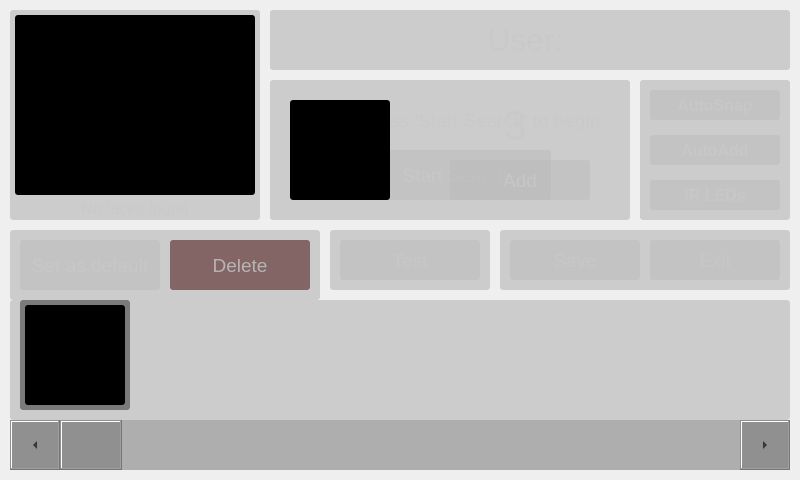
<?xml version="1.0" encoding="UTF-8"?>
<ui version="4.0">
 <class>TrainingWindow</class>
 <widget class="QMainWindow" name="TrainingWindow">
  <property name="geometry">
   <rect>
    <x>0</x>
    <y>0</y>
    <width>800</width>
    <height>480</height>
   </rect>
  </property>
  <property name="windowTitle">
   <string>MainWindow</string>
  </property>
  <property name="windowIcon">
   <iconset resource="../resources.qrc">
    <normaloff>:/images/Logo.png</normaloff>:/images/Logo.png</iconset>
  </property>
  <property name="styleSheet">
   <string notr="true">#centralwidget, QDialog
{
    background-image: url(:/images/Background1.png);
}

QPushButton
{
    color:rgb(200,200,200,200);
    background-color:rgb(180,180,180,100);
    border-radius:3;
}

QPushButton:checked
{
    color:rgb(200,200,200,200);
    background-color:rgb(140,140,200,100);
    border-radius:3;
}

QLabel
{
    color:rgb(200,200,200,200);
    background-color:rgb(150,150,150, 100);
    border-radius:3;
}

#scrollPane, #paymentsScrollPane
{
    color:rgb(100,100,100,200);
    background-color:rgb(150,150,150,100);
    border-radius:3;
}

QScrollBar:horizontal, QScrollBar:vertical
{
    height:50px;
    width:50px;
    background-color:rgb(120, 120, 120, 140);
}

QScrollBar::add-page:horizontal, QScrollBar::add-page:vertical, QScrollBar::sub-page:horizontal, QScrollBar::sub-page:vertical
{
    background:none;
}


QComboBox QAbstractItemView
{
    background-color: rgb(110, 110, 110);
    selection-background-color: rgb(80, 80, 80);
}

QComboBox
{
    min-height:30px;
    color: rgb(200, 200, 200, 200);
    background-color: rgb(110, 110, 110, 150);
    selection-background-color: rgb(80, 80, 80, 150);
}

QMessageBox
{
    background-color: rgb(180, 180, 180);
    background-image: url();
}
QMessageBox QLabel
{
    color:rgb(0,0,0);
    background-color:rgb(0,0,0,0);
}
QMessageBox QPushButton
{
    color:rgb(0,0,0);
    background-color:rgb(140,140,140);
    padding: 20px;
}
</string>
  </property>
  <widget class="QWidget" name="centralwidget">
   <widget class="QLabel" name="label_3">
    <property name="geometry">
     <rect>
      <x>10</x>
      <y>10</y>
      <width>250</width>
      <height>210</height>
     </rect>
    </property>
    <property name="text">
     <string/>
    </property>
   </widget>
   <widget class="QLabel" name="cameraDisplay">
    <property name="geometry">
     <rect>
      <x>15</x>
      <y>15</y>
      <width>240</width>
      <height>180</height>
     </rect>
    </property>
    <property name="styleSheet">
     <string notr="true">background-color:rgb(0,0,0);</string>
    </property>
    <property name="text">
     <string/>
    </property>
   </widget>
   <widget class="QLabel" name="nameLabel">
    <property name="geometry">
     <rect>
      <x>270</x>
      <y>10</y>
      <width>520</width>
      <height>60</height>
     </rect>
    </property>
    <property name="font">
     <font>
      <pointsize>24</pointsize>
     </font>
    </property>
    <property name="text">
     <string>User: &lt;name&gt;</string>
    </property>
    <property name="alignment">
     <set>Qt::AlignCenter</set>
    </property>
   </widget>
   <widget class="QLabel" name="label_7">
    <property name="geometry">
     <rect>
      <x>270</x>
      <y>80</y>
      <width>360</width>
      <height>140</height>
     </rect>
    </property>
    <property name="styleSheet">
     <string notr="true"/>
    </property>
    <property name="text">
     <string/>
    </property>
   </widget>
   <widget class="QPushButton" name="mainButton">
    <property name="geometry">
     <rect>
      <x>360</x>
      <y>150</y>
      <width>191</width>
      <height>50</height>
     </rect>
    </property>
    <property name="font">
     <font>
      <pointsize>14</pointsize>
     </font>
    </property>
    <property name="text">
     <string>Start Search</string>
    </property>
    <property name="checkable">
     <bool>false</bool>
    </property>
    <property name="flat">
     <bool>false</bool>
    </property>
   </widget>
   <widget class="QPushButton" name="testButton">
    <property name="geometry">
     <rect>
      <x>340</x>
      <y>240</y>
      <width>140</width>
      <height>40</height>
     </rect>
    </property>
    <property name="font">
     <font>
      <pointsize>14</pointsize>
     </font>
    </property>
    <property name="text">
     <string>Test</string>
    </property>
    <property name="checkable">
     <bool>false</bool>
    </property>
    <property name="flat">
     <bool>false</bool>
    </property>
   </widget>
   <widget class="QPushButton" name="saveButton">
    <property name="geometry">
     <rect>
      <x>510</x>
      <y>240</y>
      <width>130</width>
      <height>40</height>
     </rect>
    </property>
    <property name="font">
     <font>
      <pointsize>14</pointsize>
     </font>
    </property>
    <property name="text">
     <string>Save</string>
    </property>
    <property name="checkable">
     <bool>false</bool>
    </property>
    <property name="flat">
     <bool>false</bool>
    </property>
   </widget>
   <widget class="QLabel" name="statusLabel">
    <property name="geometry">
     <rect>
      <x>270</x>
      <y>80</y>
      <width>360</width>
      <height>80</height>
     </rect>
    </property>
    <property name="font">
     <font>
      <pointsize>14</pointsize>
     </font>
    </property>
    <property name="styleSheet">
     <string notr="true">background-color:rgb(0,0,0,0);</string>
    </property>
    <property name="text">
     <string>Please press 'Start Search' to begin</string>
    </property>
    <property name="alignment">
     <set>Qt::AlignCenter</set>
    </property>
   </widget>
   <widget class="QFrame" name="scrollPane">
    <property name="geometry">
     <rect>
      <x>10</x>
      <y>300</y>
      <width>780</width>
      <height>120</height>
     </rect>
    </property>
    <property name="frameShape">
     <enum>QFrame::NoFrame</enum>
    </property>
    <property name="frameShadow">
     <enum>QFrame::Plain</enum>
    </property>
    <widget class="QLabel" name="label_9">
     <property name="geometry">
      <rect>
       <x>10</x>
       <y>0</y>
       <width>110</width>
       <height>110</height>
      </rect>
     </property>
     <property name="styleSheet">
      <string notr="true">background-color:rgb(100,100,100,200);</string>
     </property>
     <property name="text">
      <string/>
     </property>
    </widget>
    <widget class="QLabel" name="label_10">
     <property name="geometry">
      <rect>
       <x>15</x>
       <y>5</y>
       <width>100</width>
       <height>100</height>
      </rect>
     </property>
     <property name="styleSheet">
      <string notr="true">background-color:rgb(0,0,0);</string>
     </property>
     <property name="text">
      <string/>
     </property>
    </widget>
   </widget>
   <widget class="QScrollBar" name="horizontalScrollBar">
    <property name="geometry">
     <rect>
      <x>10</x>
      <y>420</y>
      <width>780</width>
      <height>50</height>
     </rect>
    </property>
    <property name="styleSheet">
     <string notr="true"/>
    </property>
    <property name="orientation">
     <enum>Qt::Horizontal</enum>
    </property>
   </widget>
   <widget class="QPushButton" name="ledsButton">
    <property name="geometry">
     <rect>
      <x>650</x>
      <y>180</y>
      <width>130</width>
      <height>30</height>
     </rect>
    </property>
    <property name="font">
     <font>
      <pointsize>12</pointsize>
      <weight>75</weight>
      <bold>true</bold>
     </font>
    </property>
    <property name="text">
     <string>IR LEDs</string>
    </property>
    <property name="checkable">
     <bool>true</bool>
    </property>
    <property name="flat">
     <bool>true</bool>
    </property>
   </widget>
   <widget class="QLabel" name="label_11">
    <property name="geometry">
     <rect>
      <x>10</x>
      <y>230</y>
      <width>310</width>
      <height>70</height>
     </rect>
    </property>
    <property name="styleSheet">
     <string notr="true"/>
    </property>
    <property name="text">
     <string/>
    </property>
   </widget>
   <widget class="QPushButton" name="exitButton">
    <property name="geometry">
     <rect>
      <x>650</x>
      <y>240</y>
      <width>130</width>
      <height>40</height>
     </rect>
    </property>
    <property name="font">
     <font>
      <pointsize>14</pointsize>
     </font>
    </property>
    <property name="text">
     <string>Exit</string>
    </property>
    <property name="checkable">
     <bool>false</bool>
    </property>
    <property name="flat">
     <bool>false</bool>
    </property>
   </widget>
   <widget class="QPushButton" name="defaultButton">
    <property name="geometry">
     <rect>
      <x>20</x>
      <y>240</y>
      <width>140</width>
      <height>50</height>
     </rect>
    </property>
    <property name="font">
     <font>
      <pointsize>14</pointsize>
     </font>
    </property>
    <property name="text">
     <string>Set as default</string>
    </property>
    <property name="checkable">
     <bool>false</bool>
    </property>
    <property name="flat">
     <bool>false</bool>
    </property>
   </widget>
   <widget class="QPushButton" name="deleteButton">
    <property name="geometry">
     <rect>
      <x>170</x>
      <y>240</y>
      <width>140</width>
      <height>50</height>
     </rect>
    </property>
    <property name="font">
     <font>
      <pointsize>14</pointsize>
     </font>
    </property>
    <property name="styleSheet">
     <string notr="true">background-color: rgb(128, 95, 95, 240);</string>
    </property>
    <property name="text">
     <string>Delete</string>
    </property>
    <property name="checkable">
     <bool>false</bool>
    </property>
    <property name="flat">
     <bool>false</bool>
    </property>
   </widget>
   <widget class="QPushButton" name="autoSnapButton">
    <property name="geometry">
     <rect>
      <x>650</x>
      <y>90</y>
      <width>130</width>
      <height>30</height>
     </rect>
    </property>
    <property name="font">
     <font>
      <pointsize>12</pointsize>
      <weight>75</weight>
      <bold>true</bold>
     </font>
    </property>
    <property name="text">
     <string>AutoSnap</string>
    </property>
    <property name="checkable">
     <bool>true</bool>
    </property>
    <property name="flat">
     <bool>false</bool>
    </property>
   </widget>
   <widget class="QPushButton" name="autoAddButton">
    <property name="geometry">
     <rect>
      <x>650</x>
      <y>135</y>
      <width>130</width>
      <height>30</height>
     </rect>
    </property>
    <property name="font">
     <font>
      <pointsize>12</pointsize>
      <weight>75</weight>
      <bold>true</bold>
     </font>
    </property>
    <property name="text">
     <string>AutoAdd</string>
    </property>
    <property name="checkable">
     <bool>true</bool>
    </property>
    <property name="flat">
     <bool>false</bool>
    </property>
   </widget>
   <widget class="QLabel" name="label_8">
    <property name="geometry">
     <rect>
      <x>640</x>
      <y>80</y>
      <width>150</width>
      <height>140</height>
     </rect>
    </property>
    <property name="styleSheet">
     <string notr="true"/>
    </property>
    <property name="text">
     <string/>
    </property>
   </widget>
   <widget class="QLabel" name="faceCountLabel">
    <property name="geometry">
     <rect>
      <x>10</x>
      <y>193</y>
      <width>250</width>
      <height>30</height>
     </rect>
    </property>
    <property name="font">
     <font>
      <pointsize>12</pointsize>
     </font>
    </property>
    <property name="styleSheet">
     <string notr="true">background-color:rgb(0,0,0,0);</string>
    </property>
    <property name="text">
     <string>No faces found</string>
    </property>
    <property name="alignment">
     <set>Qt::AlignCenter</set>
    </property>
   </widget>
   <widget class="QLabel" name="faceDisplay">
    <property name="geometry">
     <rect>
      <x>290</x>
      <y>100</y>
      <width>100</width>
      <height>100</height>
     </rect>
    </property>
    <property name="styleSheet">
     <string notr="true">background-color:rgb(0,0,0);</string>
    </property>
    <property name="text">
     <string/>
    </property>
   </widget>
   <widget class="QPushButton" name="addButton">
    <property name="geometry">
     <rect>
      <x>450</x>
      <y>160</y>
      <width>140</width>
      <height>40</height>
     </rect>
    </property>
    <property name="font">
     <font>
      <pointsize>14</pointsize>
     </font>
    </property>
    <property name="text">
     <string>Add</string>
    </property>
    <property name="checkable">
     <bool>false</bool>
    </property>
    <property name="flat">
     <bool>false</bool>
    </property>
   </widget>
   <widget class="QLabel" name="countdownLabel">
    <property name="geometry">
     <rect>
      <x>400</x>
      <y>90</y>
      <width>230</width>
      <height>70</height>
     </rect>
    </property>
    <property name="font">
     <font>
      <pointsize>32</pointsize>
     </font>
    </property>
    <property name="styleSheet">
     <string notr="true">background-color:rgb(0,0,0,0);</string>
    </property>
    <property name="text">
     <string>3</string>
    </property>
    <property name="alignment">
     <set>Qt::AlignCenter</set>
    </property>
   </widget>
   <widget class="QLabel" name="label_12">
    <property name="geometry">
     <rect>
      <x>330</x>
      <y>230</y>
      <width>160</width>
      <height>60</height>
     </rect>
    </property>
    <property name="styleSheet">
     <string notr="true"/>
    </property>
    <property name="text">
     <string/>
    </property>
   </widget>
   <widget class="QLabel" name="label_13">
    <property name="geometry">
     <rect>
      <x>500</x>
      <y>230</y>
      <width>290</width>
      <height>60</height>
     </rect>
    </property>
    <property name="styleSheet">
     <string notr="true"/>
    </property>
    <property name="text">
     <string/>
    </property>
   </widget>
   <zorder>label_13</zorder>
   <zorder>label_12</zorder>
   <zorder>label_8</zorder>
   <zorder>label_11</zorder>
   <zorder>label_3</zorder>
   <zorder>cameraDisplay</zorder>
   <zorder>nameLabel</zorder>
   <zorder>label_7</zorder>
   <zorder>mainButton</zorder>
   <zorder>saveButton</zorder>
   <zorder>statusLabel</zorder>
   <zorder>scrollPane</zorder>
   <zorder>horizontalScrollBar</zorder>
   <zorder>ledsButton</zorder>
   <zorder>exitButton</zorder>
   <zorder>defaultButton</zorder>
   <zorder>deleteButton</zorder>
   <zorder>autoSnapButton</zorder>
   <zorder>autoAddButton</zorder>
   <zorder>faceCountLabel</zorder>
   <zorder>faceDisplay</zorder>
   <zorder>addButton</zorder>
   <zorder>countdownLabel</zorder>
   <zorder>testButton</zorder>
  </widget>
 </widget>
 <resources>
  <include location="../resources.qrc"/>
 </resources>
 <connections/>
</ui>
